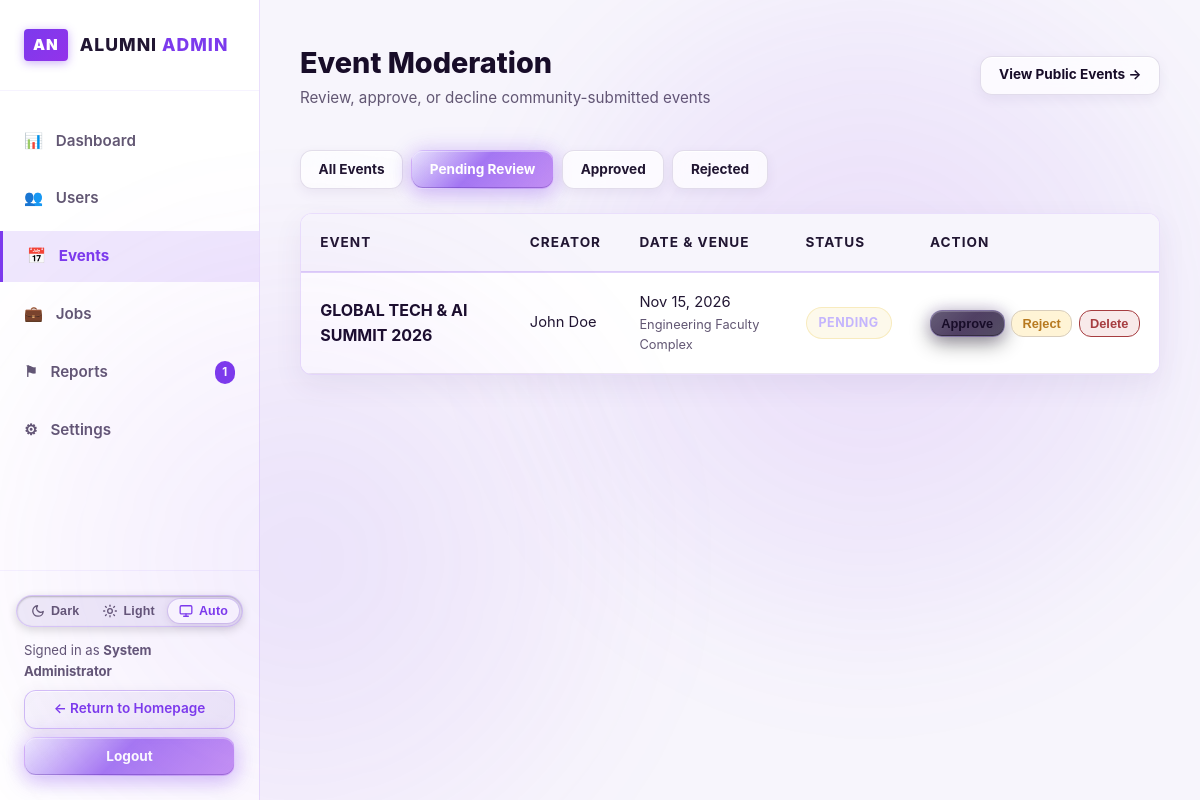
/admin/events.php?status=pending (signed in), run on the app's committed database.
### tables this page shows
CREATE TABLE IF NOT EXISTS events (
    id INT AUTO_INCREMENT PRIMARY KEY,
    title VARCHAR(200) NOT NULL,
    description TEXT NOT NULL,
    event_date DATE NOT NULL,
    reg_date DATE DEFAULT NULL,
    event_time TIME NOT NULL,
    start_time TIME DEFAULT NULL,
    end_time TIME DEFAULT NULL,
    location VARCHAR(200) NOT NULL,
    capacity INT NOT NULL DEFAULT 100,
    organizer_id INT NOT NULL,
    status ENUM('pending', 'approved', 'rejected') NOT NULL DEFAULT 'approved',
    is_closed TINYINT(1) NOT NULL DEFAULT 0,
    image_url VARCHAR(255) DEFAULT NULL,
    created_at TIMESTAMP DEFAULT CURRENT_TIMESTAMP,
    INDEX idx_events_organizer (organizer_id),
    INDEX idx_events_status (status),
    INDEX idx_events_date (event_date),
    FOREIGN KEY (organizer_id) REFERENCES users(id) ON DELETE CASCADE
);

### config/db.php (called while the page is built, shortened)
<?php
$db_host = '127.0.0.1';
$db_name = 'alumni_network';
$db_user = 'root';
$db_pass = '';
try {
    $db_connected = true;
} catch (PDOException $e) {
    try {
        $root_pdo = new PDO("mysql:host={$db_host};charset=utf8mb4", $db_user, $db_pass);
        $root_pdo->exec("CREATE DATABASE IF NOT EXISTS `{$db_name}` CHARACTER SET utf8mb4 COLLATE utf8mb4_unicode_ci");
        $pdo = new PDO("mysql:host={$db_host};dbname={$db_name};charset=utf8mb4", $db_user, $db_pass, [
            PDO::ATTR_ERRMODE => PDO::ERRMODE_EXCEPTION,
            PDO::ATTR_DEFAULT_FETCH_MODE => PDO::FETCH_ASSOC
        ]);
        $schemaPath = __DIR__ . '/../database/schema.sql';
        if (file_exists($schemaPath)) {
            $sql = file_get_contents($schemaPath);
            $pdo->exec($sql);
        }
        $db_connected = true;
    } catch (Exception $sub_ex) {
        $db_connected = false;
    }
}
function get_base_url() {
    $script_dir = str_replace('\\', '/', dirname($_SERVER['SCRIPT_NAME']));
    $parts = array_values(array_filter(explode('/', trim($script_dir, '/')), function($p) {
        return $p !== '' && $p !== '.';
    }));
    if (!empty($parts) && in_array(end($parts), ['auth', 'admin', 'config', 'includes'])) {
        array_pop($parts);
    }
    $path = implode('/', $parts);
    return '/' . ($path ? $path . '/' : '');
}

### admin/events.php (the view, shortened to what this page needs)
<?php
require_once __DIR__ . '/../config/db.php';
$baseUrl = get_base_url();
$statusFilter = trim($_GET['status'] ?? '');
$eventsList = [];
if ($db_connected && $pdo) {
    try {
        $sql = "
            SELECT e.*, CONCAT(u.first_name, ' ', u.last_name) AS creator_name, u.email AS creator_email
            FROM events e
            LEFT JOIN users u ON e.organizer_id = u.id
        ";
        $params = [];
        if (!empty($statusFilter)) {
            $sql .= " WHERE e.status = ?";
            $params[] = $statusFilter;
        }
        $sql .= " ORDER BY FIELD(e.status, 'pending', 'approved', 'rejected'), e.event_date ASC";
        $stmt = $pdo->prepare($sql);
        $stmt->execute($params);
        $eventsList = $stmt->fetchAll();
    } catch (Exception $e) {
        $eventsList = [];
    }
}
?>
<!DOCTYPE html>
<html lang="en">
<head>
    <link rel="stylesheet" href="<?php echo $baseUrl; ?>assets/css/style.css">
</head>
<body>
<div class="admin-layout">
    <?php require_once __DIR__ . '/includes/sidebar.php'; ?>
    <main class="admin-main">
        <div class="admin-header">
            <div>
                <h1 class="admin-title">Event Moderation</h1>
                <p style="color: var(--text-muted); font-size: 0.95rem;">Review, approve, or decline community-submitted events</p>
            </div>
            <div>
                <a href="<?php echo $baseUrl; ?>events.php" target="_blank" class="btn btn-outline-light btn-sm" style="color: var(--text-light); border-color: var(--border-color);">
                    View Public Events &rarr;
                </a>
            </div>
        </div>
        <div style="display: flex; gap: 0.5rem; margin-bottom: 1.5rem; flex-wrap: wrap;">
            <a href="events.php" class="btn <?php echo empty($statusFilter) ? 'btn-gold' : 'btn-outline-light'; ?> btn-sm" style="<?php echo empty($statusFilter) ? '' : 'color: var(--text-color); border-color: var(--border-color);'; ?>">
                All Events
            </a>
            <a href="events.php?status=pending" class="btn <?php echo ($statusFilter === 'pending') ? 'btn-gold' : 'btn-outline-light'; ?> btn-sm" style="<?php echo ($statusFilter === 'pending') ? '' : 'color: var(--text-color); border-color: var(--border-color);'; ?>">
                Pending Review
            </a>
            <a href="events.php?status=approved" class="btn <?php echo ($statusFilter === 'approved') ? 'btn-gold' : 'btn-outline-light'; ?> btn-sm" style="<?php echo ($statusFilter === 'approved') ? '' : 'color: var(--text-color); border-color: var(--border-color);'; ?>">
                Approved
            </a>
            <a href="events.php?status=rejected" class="btn <?php echo ($statusFilter === 'rejected') ? 'btn-gold' : 'btn-outline-light'; ?> btn-sm" style="<?php echo ($statusFilter === 'rejected') ? '' : 'color: var(--text-color); border-color: var(--border-color);'; ?>">
                Rejected
            </a>
        </div>
        <div class="table-responsive">
            <table class="admin-table">
                <thead>
                    <tr>
                        <th>Event</th>
                        <th>Creator</th>
                        <th>Date &amp; Venue</th>
                        <th>Status</th>
                        <th>Action</th>
                    </tr>
                </thead>
                <tbody>
                    <?php foreach ($eventsList as $event): ?>
                        <tr>
                            <td>
                                <strong style="color: var(--text-light); font-size: 1rem;">
                                    <?php echo htmlspecialchars($event['title']); ?>
                                </strong>
                            </td>
                            <td><?php echo htmlspecialchars($event['creator_name'] ?? 'Alumnus'); ?></td>
                            <td>
                                <div><?php echo date('M d, Y', strtotime($event['event_date'])); ?></div>
                                <div style="font-size: 0.8rem; color: var(--text-muted);"><?php echo htmlspecialchars($event['location']); ?></div>
                            </td>
                            <td>
                                <span class="badge badge-<?php echo strtolower($event['status']); ?>">
                                    <?php echo ucfirst($event['status']); ?>
                                </span>
                            </td>
                            <td>
                                <div style="display: flex; gap: 0.4rem;">
                                    <?php if ($event['status'] !== 'approved'): ?>
                                        <form method="POST" style="display: inline;">
                                            <button type="submit" class="btn btn-primary btn-sm" style="padding: 0.3rem 0.65rem; font-size: 0.8rem;">
                                                Approve
                                            </button>
                                        </form>
                                    <?php endif; ?>
                                    <?php if ($event['status'] !== 'rejected'): ?>
                                        <form method="POST" style="display: inline;">
                                            <button type="submit" class="btn btn-sm" style="background: #FFF4D6; color: #B7791F; border: 1px solid #D8CDBB; padding: 0.3rem 0.65rem; font-size: 0.8rem;">
                                                Reject
                                            </button>
                                        </form>
                                    <?php endif; ?>
                                    <form method="POST" style="display: inline;" onsubmit="return confirm('Are you sure you want to delete this event?');">
                                        <button type="submit" class="btn btn-sm" style="background: #F8EAEA; color: #A63D40; border: 1px solid #A63D40; padding: 0.3rem 0.65rem; font-size: 0.8rem;">
                                            Delete
                                        </button>
                                    </form>
                                </div>
                            </td>
                        </tr>
                    <?php endforeach; ?>
                </tbody>
            </table>
        </div>
    </main>
</div>
</body>
</html>

### data on the page
events: title "GLOBAL TECH & AI SUMMIT 2026", creator_name "John Doe", event_date "Nov 15, 2026", location "Engineering Faculty Complex", status "PENDING"

### other printed values
$pendingRepCount "1"
$_SESSION['user_name'] "System Administrator"
